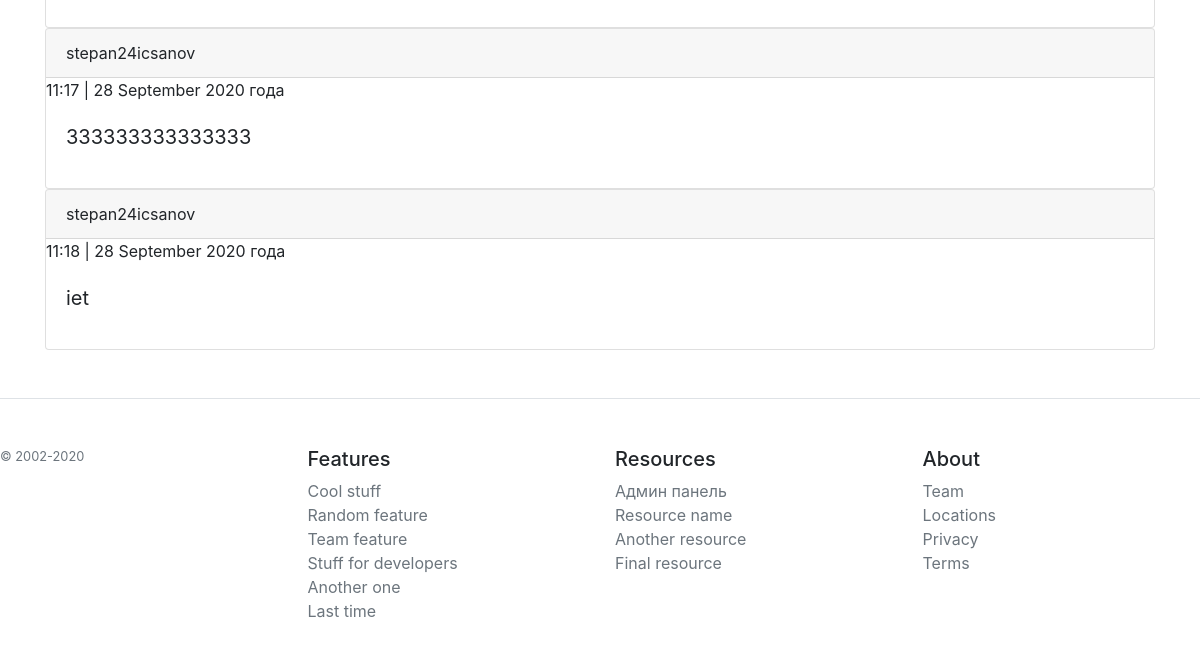
Page /articles/5 (lower part) on the earlier database version.
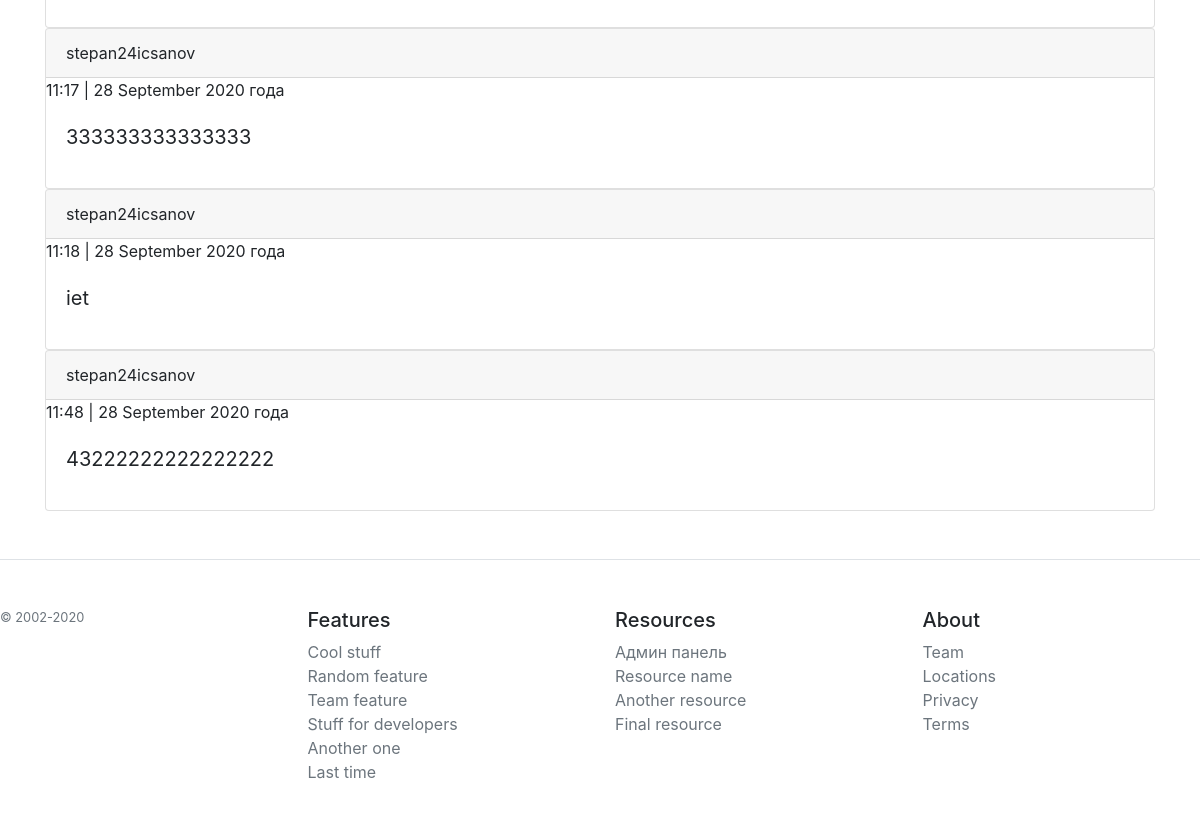
Same page on the later database version.
### webapp/models.py (models this page shows, shortened)
class Comment(db.Model):
    id_comment = db.Column(db.Integer, primary_key=True)
    post_id = db.Column(db.Integer)
    user_name = db.Column(db.String())
    text = db.Column(db.String(320))
    comment_creation_date = db.Column(db.DateTime)

### webapp/articles/articles_routes.py (the view, shortened to what this page needs)
@arti.route('/<int:post_id>', methods=['POST', 'GET'])
def show_post(post_id):
    post = Post.query.get(post_id)
    if request.method == 'GET':
        comments = Comment.query.filter_by(post_id=post_id).all()
        return render_template('/articles/article.html', post=post, comments=comments)
    comments = Comment.query.filter_by(post_id=post_id).all()
    return render_template('/articles/article.html', post=post, comments=comments)

### webapp/templates/articles/article.html (shortened to what this page needs)
{% extends 'base.html' %}
{% block body %}
<div class="comments">
{% for comment in comments %}
<div class="card">
  <div class="card-header">
    {{ comment.user_name }}
  </div>
    <div>{{ moment(comment.comment_creation_date, local=False).format('HH:mm | D MMMM YYYY года', refresh=False) }}</div>
  <div class="card-body">
    <blockquote class="blockquote mb-0">
      <p>{{ comment.text }}</p>
    </blockquote>
  </div>
</div>
{% endfor %}
</div>
{% endblock %}

### webapp/templates/base.html (shortened to what this page needs)
<!DOCTYPE html>
<html lang="en">
<head>
  <link rel="stylesheet" href="https://maxcdn.bootstrapcdn.com/bootstrap/4.0.0/css/bootstrap.min.css">
</head>
<body>
<div class="container">
    {% block row %}
      {% block body %}
      {% endblock %}
    {% endblock %}
</div>
  <footer class="pt-4 my-md-5 pt-md-5 border-top">
    <div class="row">
      <div class="col-12 col-md">
        <small class="d-block mb-3 text-muted">© 2002-2020</small>
      </div>
      <div class="col-6 col-md">
        <h5>Features</h5>
        <ul class="list-unstyled text-small">
          <li><a class="text-muted" href="#">Cool stuff</a></li>
          <li><a class="text-muted" href="#">Random feature</a></li>
          <li><a class="text-muted" href="#">Team feature</a></li>
          <li><a class="text-muted" href="#">Stuff for developers</a></li>
          <li><a class="text-muted" href="#">Another one</a></li>
          <li><a class="text-muted" href="#">Last time</a></li>
        </ul>
      </div>
      <div class="col-6 col-md">
        <h5>Resources</h5>
        <ul class="list-unstyled text-small">
          <li><a class="text-muted" href="/admin">Админ панель</a></li>
          <li><a class="text-muted" href="#">Resource name</a></li>
          <li><a class="text-muted" href="#">Another resource</a></li>
          <li><a class="text-muted" href="#">Final resource</a></li>
        </ul>
      </div>
      <div class="col-6 col-md">
        <h5>About</h5>
        <ul class="list-unstyled text-small">
          <li><a class="text-muted" href="#">Team</a></li>
          <li><a class="text-muted" href="#">Locations</a></li>
          <li><a class="text-muted" href="#">Privacy</a></li>
          <li><a class="text-muted" href="#">Terms</a></li>
        </ul>
      </div>
    </div>
  </footer>
</body>
</html>

Differences in the rows shown:
added Comment: user_name "stepan24icsanov", comment_creation_date "11:48 | 28 September 2020 года", text "43222222222222222"
